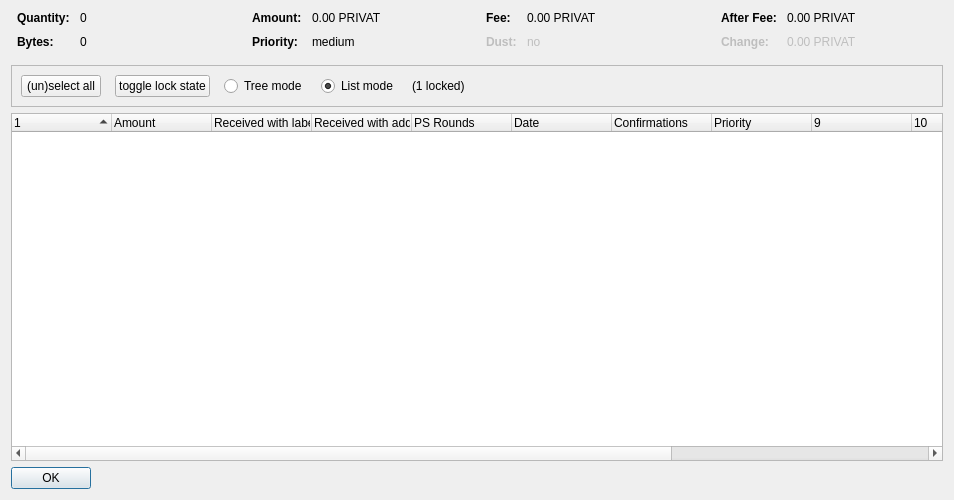
<?xml version="1.0" encoding="UTF-8"?>
<ui version="4.0">
 <class>CoinControlDialog</class>
 <widget class="QDialog" name="CoinControlDialog">
  <property name="geometry">
   <rect>
    <x>0</x>
    <y>0</y>
    <width>954</width>
    <height>500</height>
   </rect>
  </property>
  <property name="windowTitle">
   <string>Coin Selection</string>
  </property>
  <layout class="QVBoxLayout" name="verticalLayout">
   <item>
    <layout class="QHBoxLayout" name="horizontalLayoutTop" stretch="0,0,0,0">
     <property name="topMargin">
      <number>0</number>
     </property>
     <property name="bottomMargin">
      <number>10</number>
     </property>
     <item>
      <layout class="QFormLayout" name="formLayoutCoinControl1">
       <property name="horizontalSpacing">
        <number>10</number>
       </property>
       <property name="verticalSpacing">
        <number>10</number>
       </property>
       <property name="leftMargin">
        <number>6</number>
       </property>
       <property name="rightMargin">
        <number>6</number>
       </property>
       <item row="0" column="0">
        <widget class="QLabel" name="labelCoinControlQuantityText">
         <property name="font">
          <font>
           <weight>75</weight>
           <bold>true</bold>
          </font>
         </property>
         <property name="text">
          <string>Quantity:</string>
         </property>
        </widget>
       </item>
       <item row="0" column="1">
        <widget class="QLabel" name="labelCoinControlQuantity">
         <property name="cursor">
          <cursorShape>IBeamCursor</cursorShape>
         </property>
         <property name="contextMenuPolicy">
          <enum>Qt::ActionsContextMenu</enum>
         </property>
         <property name="text">
          <string notr="true">0</string>
         </property>
         <property name="textInteractionFlags">
          <set>Qt::LinksAccessibleByMouse|Qt::TextSelectableByKeyboard|Qt::TextSelectableByMouse</set>
         </property>
        </widget>
       </item>
       <item row="1" column="0">
        <widget class="QLabel" name="labelCoinControlBytesText">
         <property name="font">
          <font>
           <weight>75</weight>
           <bold>true</bold>
          </font>
         </property>
         <property name="text">
          <string>Bytes:</string>
         </property>
        </widget>
       </item>
       <item row="1" column="1">
        <widget class="QLabel" name="labelCoinControlBytes">
         <property name="cursor">
          <cursorShape>IBeamCursor</cursorShape>
         </property>
         <property name="contextMenuPolicy">
          <enum>Qt::ActionsContextMenu</enum>
         </property>
         <property name="text">
          <string notr="true">0</string>
         </property>
         <property name="textInteractionFlags">
          <set>Qt::LinksAccessibleByMouse|Qt::TextSelectableByKeyboard|Qt::TextSelectableByMouse</set>
         </property>
        </widget>
       </item>
      </layout>
     </item>
     <item>
      <layout class="QFormLayout" name="formLayoutCoinControl2">
       <property name="horizontalSpacing">
        <number>10</number>
       </property>
       <property name="verticalSpacing">
        <number>10</number>
       </property>
       <property name="leftMargin">
        <number>6</number>
       </property>
       <property name="rightMargin">
        <number>6</number>
       </property>
       <item row="0" column="0">
        <widget class="QLabel" name="labelCoinControlAmountText">
         <property name="font">
          <font>
           <weight>75</weight>
           <bold>true</bold>
          </font>
         </property>
         <property name="text">
          <string>Amount:</string>
         </property>
        </widget>
       </item>
       <item row="0" column="1">
        <widget class="QLabel" name="labelCoinControlAmount">
         <property name="cursor">
          <cursorShape>IBeamCursor</cursorShape>
         </property>
         <property name="contextMenuPolicy">
          <enum>Qt::ActionsContextMenu</enum>
         </property>
         <property name="text">
          <string notr="true">0.00 PRIVAT</string>
         </property>
         <property name="textInteractionFlags">
          <set>Qt::LinksAccessibleByMouse|Qt::TextSelectableByKeyboard|Qt::TextSelectableByMouse</set>
         </property>
        </widget>
       </item>
       <item row="1" column="0">
        <widget class="QLabel" name="labelCoinControlPriorityText">
         <property name="font">
          <font>
           <weight>75</weight>
           <bold>true</bold>
          </font>
         </property>
         <property name="text">
          <string>Priority:</string>
         </property>
        </widget>
       </item>
       <item row="1" column="1">
        <widget class="QLabel" name="labelCoinControlPriority">
         <property name="cursor">
          <cursorShape>IBeamCursor</cursorShape>
         </property>
         <property name="contextMenuPolicy">
          <enum>Qt::ActionsContextMenu</enum>
         </property>
         <property name="text">
          <string>medium</string>
         </property>
         <property name="textInteractionFlags">
          <set>Qt::LinksAccessibleByMouse|Qt::TextSelectableByKeyboard|Qt::TextSelectableByMouse</set>
         </property>
        </widget>
       </item>
      </layout>
     </item>
     <item>
      <layout class="QFormLayout" name="formLayoutCoinControl3">
       <property name="horizontalSpacing">
        <number>10</number>
       </property>
       <property name="verticalSpacing">
        <number>10</number>
       </property>
       <property name="leftMargin">
        <number>6</number>
       </property>
       <property name="rightMargin">
        <number>6</number>
       </property>
       <item row="0" column="0">
        <widget class="QLabel" name="labelCoinControlFeeText">
         <property name="font">
          <font>
           <weight>75</weight>
           <bold>true</bold>
          </font>
         </property>
         <property name="text">
          <string>Fee:</string>
         </property>
        </widget>
       </item>
       <item row="0" column="1">
        <widget class="QLabel" name="labelCoinControlFee">
         <property name="cursor">
          <cursorShape>IBeamCursor</cursorShape>
         </property>
         <property name="contextMenuPolicy">
          <enum>Qt::ActionsContextMenu</enum>
         </property>
         <property name="text">
          <string notr="true">0.00 PRIVAT</string>
         </property>
         <property name="textInteractionFlags">
          <set>Qt::LinksAccessibleByMouse|Qt::TextSelectableByKeyboard|Qt::TextSelectableByMouse</set>
         </property>
        </widget>
       </item>
       <item row="1" column="0">
        <widget class="QLabel" name="labelCoinControlLowOutputText">
         <property name="enabled">
          <bool>false</bool>
         </property>
         <property name="font">
          <font>
           <weight>75</weight>
           <bold>true</bold>
          </font>
         </property>
         <property name="text">
          <string>Dust:</string>
         </property>
        </widget>
       </item>
       <item row="1" column="1">
        <widget class="QLabel" name="labelCoinControlLowOutput">
         <property name="enabled">
          <bool>false</bool>
         </property>
         <property name="cursor">
          <cursorShape>IBeamCursor</cursorShape>
         </property>
         <property name="contextMenuPolicy">
          <enum>Qt::ActionsContextMenu</enum>
         </property>
         <property name="text">
          <string>no</string>
         </property>
         <property name="textInteractionFlags">
          <set>Qt::LinksAccessibleByMouse|Qt::TextSelectableByKeyboard|Qt::TextSelectableByMouse</set>
         </property>
        </widget>
       </item>
      </layout>
     </item>
     <item>
      <layout class="QFormLayout" name="formLayoutCoinControl4">
       <property name="horizontalSpacing">
        <number>10</number>
       </property>
       <property name="verticalSpacing">
        <number>10</number>
       </property>
       <property name="leftMargin">
        <number>6</number>
       </property>
       <property name="rightMargin">
        <number>6</number>
       </property>
       <item row="0" column="0">
        <widget class="QLabel" name="labelCoinControlAfterFeeText">
         <property name="font">
          <font>
           <weight>75</weight>
           <bold>true</bold>
          </font>
         </property>
         <property name="text">
          <string>After Fee:</string>
         </property>
        </widget>
       </item>
       <item row="0" column="1">
        <widget class="QLabel" name="labelCoinControlAfterFee">
         <property name="cursor">
          <cursorShape>IBeamCursor</cursorShape>
         </property>
         <property name="contextMenuPolicy">
          <enum>Qt::ActionsContextMenu</enum>
         </property>
         <property name="text">
          <string notr="true">0.00 PRIVAT</string>
         </property>
         <property name="textInteractionFlags">
          <set>Qt::LinksAccessibleByMouse|Qt::TextSelectableByKeyboard|Qt::TextSelectableByMouse</set>
         </property>
        </widget>
       </item>
       <item row="1" column="0">
        <widget class="QLabel" name="labelCoinControlChangeText">
         <property name="enabled">
          <bool>false</bool>
         </property>
         <property name="font">
          <font>
           <weight>75</weight>
           <bold>true</bold>
          </font>
         </property>
         <property name="text">
          <string>Change:</string>
         </property>
        </widget>
       </item>
       <item row="1" column="1">
        <widget class="QLabel" name="labelCoinControlChange">
         <property name="enabled">
          <bool>false</bool>
         </property>
         <property name="cursor">
          <cursorShape>IBeamCursor</cursorShape>
         </property>
         <property name="contextMenuPolicy">
          <enum>Qt::ActionsContextMenu</enum>
         </property>
         <property name="text">
          <string notr="true">0.00 PRIVAT</string>
         </property>
         <property name="textInteractionFlags">
          <set>Qt::LinksAccessibleByMouse|Qt::TextSelectableByKeyboard|Qt::TextSelectableByMouse</set>
         </property>
        </widget>
       </item>
      </layout>
     </item>
    </layout>
   </item>
   <item>
    <widget class="QFrame" name="frame">
     <property name="minimumSize">
      <size>
       <width>0</width>
       <height>40</height>
      </size>
     </property>
     <property name="frameShape">
      <enum>QFrame::StyledPanel</enum>
     </property>
     <property name="frameShadow">
      <enum>QFrame::Sunken</enum>
     </property>
     <layout class="QHBoxLayout" name="horizontalLayout">
      <item>
       <layout class="QHBoxLayout" name="horizontalLayoutPanel" stretch="0,0,0,0,0,0">
        <property name="spacing">
         <number>14</number>
        </property>
        <item>
         <widget class="QPushButton" name="pushButtonSelectAll">
          <property name="sizePolicy">
           <sizepolicy hsizetype="Maximum" vsizetype="Fixed">
            <horstretch>0</horstretch>
            <verstretch>0</verstretch>
           </sizepolicy>
          </property>
          <property name="text">
           <string>(un)select all</string>
          </property>
          <property name="autoDefault">
           <bool>false</bool>
          </property>
         </widget>
        </item>
        <item>
         <widget class="QPushButton" name="pushButtonToggleLock">
          <property name="sizePolicy">
           <sizepolicy hsizetype="Maximum" vsizetype="Fixed">
            <horstretch>0</horstretch>
            <verstretch>0</verstretch>
           </sizepolicy>
          </property>
          <property name="text">
           <string>toggle lock state</string>
          </property>
          <property name="autoDefault">
           <bool>false</bool>
          </property>
         </widget>
        </item>
        <item>
         <widget class="QRadioButton" name="radioTreeMode">
          <property name="sizePolicy">
           <sizepolicy hsizetype="Maximum" vsizetype="Fixed">
            <horstretch>0</horstretch>
            <verstretch>0</verstretch>
           </sizepolicy>
          </property>
          <property name="text">
           <string>Tree mode</string>
          </property>
         </widget>
        </item>
        <item>
         <widget class="QRadioButton" name="radioListMode">
          <property name="sizePolicy">
           <sizepolicy hsizetype="Maximum" vsizetype="Fixed">
            <horstretch>0</horstretch>
            <verstretch>0</verstretch>
           </sizepolicy>
          </property>
          <property name="text">
           <string>List mode</string>
          </property>
          <property name="checked">
           <bool>true</bool>
          </property>
         </widget>
        </item>
        <item>
         <widget class="QLabel" name="labelLocked">
          <property name="text">
           <string>(1 locked)</string>
          </property>
         </widget>
        </item>
        <item>
         <spacer name="horizontalSpacer">
          <property name="orientation">
           <enum>Qt::Horizontal</enum>
          </property>
          <property name="sizeHint" stdset="0">
           <size>
            <width>40</width>
            <height>20</height>
           </size>
          </property>
         </spacer>
        </item>
       </layout>
      </item>
     </layout>
    </widget>
   </item>
   <item>
    <widget class="CoinControlTreeWidget" name="treeWidget">
     <property name="contextMenuPolicy">
      <enum>Qt::CustomContextMenu</enum>
     </property>
     <property name="sortingEnabled">
      <bool>false</bool>
     </property>
     <property name="columnCount">
      <number>13</number>
     </property>
     <attribute name="headerShowSortIndicator" stdset="0">
      <bool>true</bool>
     </attribute>
     <attribute name="headerStretchLastSection">
      <bool>false</bool>
     </attribute>
     <column>
      <property name="text">
       <string/>
      </property>
     </column>
     <column>
      <property name="text">
       <string>Amount</string>
      </property>
     </column>
     <column>
      <property name="text">
       <string>Received with label</string>
      </property>
     </column>
     <column>
      <property name="text">
       <string>Received with address</string>
      </property>
     </column>
     <column>
      <property name="text">
       <string>PS Rounds</string>
      </property>
     </column>
     <column>
      <property name="text">
       <string>Date</string>
      </property>
     </column>
     <column>
      <property name="text">
       <string>Confirmations</string>
      </property>
      <property name="toolTip">
       <string>Confirmed</string>
      </property>
     </column>
     <column>
      <property name="text">
       <string>Priority</string>
      </property>
     </column>
     <column>
      <property name="text">
       <string/>
      </property>
     </column>
     <column>
      <property name="text">
       <string/>
      </property>
     </column>
     <column>
      <property name="text">
       <string/>
      </property>
     </column>
     <column>
      <property name="text">
       <string/>
      </property>
     </column>
     <column>
      <property name="text">
       <string/>
      </property>
     </column>
    </widget>
   </item>
   <item>
    <widget class="QDialogButtonBox" name="buttonBox">
     <property name="sizePolicy">
      <sizepolicy hsizetype="Maximum" vsizetype="Fixed">
       <horstretch>0</horstretch>
       <verstretch>0</verstretch>
      </sizepolicy>
     </property>
     <property name="orientation">
      <enum>Qt::Horizontal</enum>
     </property>
     <property name="standardButtons">
      <set>QDialogButtonBox::Ok</set>
     </property>
    </widget>
   </item>
  </layout>
 </widget>
 <customwidgets>
  <customwidget>
   <class>CoinControlTreeWidget</class>
   <extends>QTreeWidget</extends>
   <header>coincontroltreewidget.h</header>
  </customwidget>
 </customwidgets>
 <resources/>
 <connections/>
</ui>
